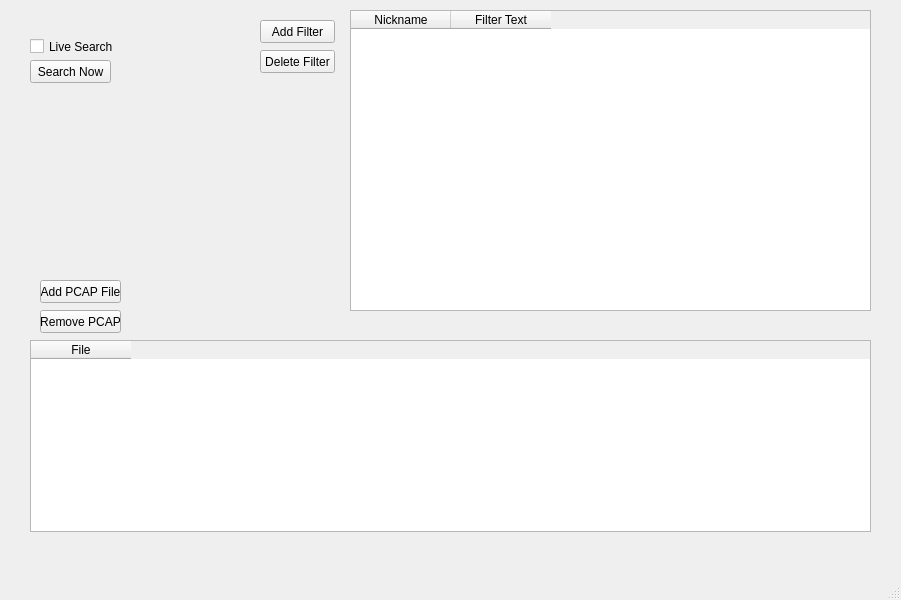
<?xml version="1.0" encoding="UTF-8"?>
<ui version="4.0">
 <class>MainWindow</class>
 <widget class="QMainWindow" name="MainWindow">
  <property name="geometry">
   <rect>
    <x>0</x>
    <y>0</y>
    <width>901</width>
    <height>600</height>
   </rect>
  </property>
  <property name="windowTitle">
   <string>MainWindow</string>
  </property>
  <widget class="QWidget" name="centralwidget">
   <widget class="QTableWidget" name="resultsTable">
    <property name="geometry">
     <rect>
      <x>30</x>
      <y>340</y>
      <width>841</width>
      <height>192</height>
     </rect>
    </property>
    <property name="sizeAdjustPolicy">
     <enum>QAbstractScrollArea::AdjustToContents</enum>
    </property>
    <property name="horizontalScrollMode">
     <enum>QAbstractItemView::ScrollPerPixel</enum>
    </property>
    <attribute name="horizontalHeaderDefaultSectionSize">
     <number>100</number>
    </attribute>
    <attribute name="verticalHeaderVisible">
     <bool>false</bool>
    </attribute>
    <column>
     <property name="text">
      <string>File</string>
     </property>
    </column>
   </widget>
   <widget class="QPushButton" name="addPCAP">
    <property name="geometry">
     <rect>
      <x>40</x>
      <y>280</y>
      <width>81</width>
      <height>23</height>
     </rect>
    </property>
    <property name="text">
     <string>Add PCAP File</string>
    </property>
   </widget>
   <widget class="QPushButton" name="removePCAP">
    <property name="geometry">
     <rect>
      <x>40</x>
      <y>310</y>
      <width>81</width>
      <height>23</height>
     </rect>
    </property>
    <property name="text">
     <string>Remove PCAP</string>
    </property>
   </widget>
   <widget class="QTableWidget" name="filterTable">
    <property name="geometry">
     <rect>
      <x>350</x>
      <y>10</y>
      <width>521</width>
      <height>301</height>
     </rect>
    </property>
    <property name="sizeAdjustPolicy">
     <enum>QAbstractScrollArea::AdjustToContents</enum>
    </property>
    <property name="horizontalScrollMode">
     <enum>QAbstractItemView::ScrollPerPixel</enum>
    </property>
    <column>
     <property name="text">
      <string>Nickname</string>
     </property>
    </column>
    <column>
     <property name="text">
      <string>Filter Text</string>
     </property>
    </column>
   </widget>
   <widget class="QPushButton" name="addFilter">
    <property name="geometry">
     <rect>
      <x>260</x>
      <y>20</y>
      <width>75</width>
      <height>23</height>
     </rect>
    </property>
    <property name="text">
     <string>Add Filter</string>
    </property>
   </widget>
   <widget class="QPushButton" name="deleteFilter">
    <property name="geometry">
     <rect>
      <x>260</x>
      <y>50</y>
      <width>75</width>
      <height>23</height>
     </rect>
    </property>
    <property name="text">
     <string>Delete Filter</string>
    </property>
   </widget>
   <widget class="QPushButton" name="searchNow">
    <property name="geometry">
     <rect>
      <x>30</x>
      <y>60</y>
      <width>81</width>
      <height>23</height>
     </rect>
    </property>
    <property name="text">
     <string>Search Now</string>
    </property>
   </widget>
   <widget class="QCheckBox" name="liveSearch">
    <property name="geometry">
     <rect>
      <x>30</x>
      <y>36</y>
      <width>91</width>
      <height>21</height>
     </rect>
    </property>
    <property name="text">
     <string>Live Search</string>
    </property>
   </widget>
  </widget>
  <widget class="QMenuBar" name="menubar">
   <property name="geometry">
    <rect>
     <x>0</x>
     <y>0</y>
     <width>901</width>
     <height>21</height>
    </rect>
   </property>
  </widget>
  <widget class="QStatusBar" name="statusbar"/>
 </widget>
 <resources/>
 <connections/>
</ui>
